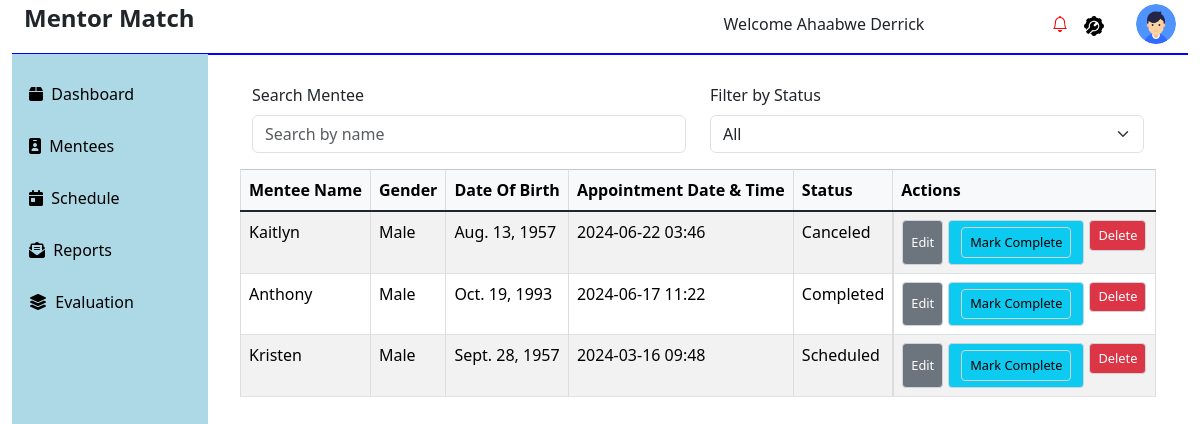
The page /schedule/ (signed in) on the database as committed earlier.
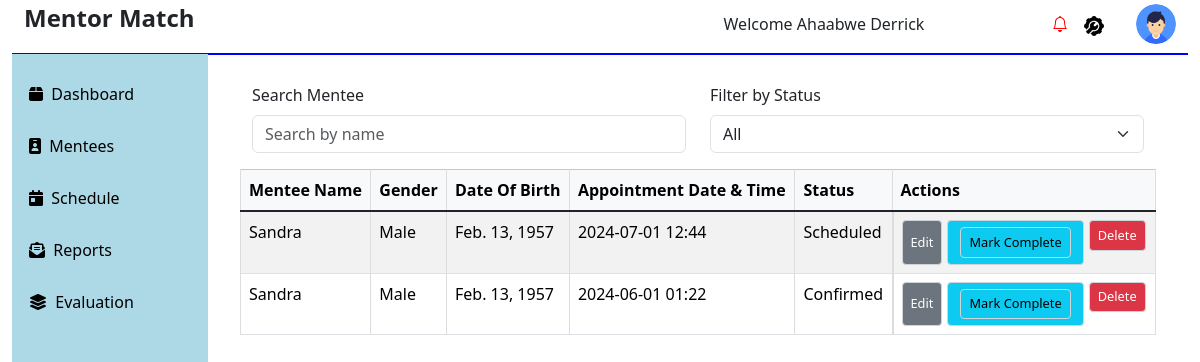
The same page on the database as committed later.
### admin_mentor_app/models.py (models this page shows)
class User(AbstractBaseUser, PermissionsMixin):
    first_name = models.CharField(max_length=100)
    last_name = models.CharField(max_length=100)
    email = models.EmailField(unique=True)
    gender = models.CharField(max_length=10)
    nationality = models.CharField(max_length=50)
    dob = models.DateField(null=True, blank=True)  # Allow null values
    password = models.CharField(max_length=100)
    telephone = models.CharField(max_length=15)
    bio = models.CharField(max_length=250, null=True)
    dob = models.DateField()
    address = models.CharField(max_length=255)  # Added max_length
    telephone = models.CharField(max_length=50)
    expertise = models.CharField(max_length=255, null=True, blank=True)
    availability = models.CharField(max_length=15, null=True, blank=True)
    role_choices = [
        ("1", "Admin"),
        ("2", "Mentor"),
        ("3", "Mentee"),
    ]
    role = models.CharField(max_length=1, choices=role_choices)
    profile_picture = models.ImageField(
        upload_to="profile_pictures/", blank=True, null=True
    )
    id = models.AutoField(primary_key=True)
    last_login = models.DateTimeField(default=timezone.now)  # Added field
    is_active = models.BooleanField(default=True)  # Added field
    is_staff = models.BooleanField(default=False)  # Added field
    USERNAME_FIELD = 'email'
    REQUIRED_FIELDS = ['first_name', 'last_name']  # Fields required for creating a user
    objects = CustomUserManager()
    USERNAME_FIELD = "email"
    REQUIRED_FIELDS = ["first_name", "last_name"]
    def __str__(self):
        return f"{self.first_name} {self.last_name}, {self.email}, {self.role}"

class Schedule(models.Model):
    mentor = models.ForeignKey(
        User, related_name="mentor_schedules", on_delete=models.CASCADE
    )
    mentee = models.ForeignKey(
        User, related_name="mentee_schedules", on_delete=models.CASCADE
    )
    session_date = models.DateTimeField()
    status_choices = [
        ("scheduled", "Scheduled"),
        ("confirmed", "Confirmed"),
        ("completed", "Completed"),
        ("canceled", "Canceled"),
    ]
    status = models.CharField(
        max_length=10, choices=status_choices, default="scheduled"
    )
    def __str__(self):
        return f"Schedule: {self.mentor} with {self.mentee} on {self.session_date}, status: {self.status}"

### admin_mentor_app/views.py (the view, shortened to what this page needs)
# urls.py: path("schedule/", views.schedule, name="schedule"),
@login_required
def schedule(request):
    if request.method == 'GET':
        loggedinmentor = request.user.id
        schedules = Schedule.objects.filter(mentor_id=loggedinmentor).select_related('mentee')
        schedule_list = [
            {
                'mentee': schedule.mentee,
                'schedule': schedule
            }
            for schedule in schedules
        ]
        print(schedule_list)
        return render(request, "admin_mentor_app/schedule/schedule.html", {'schedule_list': schedule_list})

### admin_mentor_app/context_processors.py (called while the page is built)
def global_data(request):
    users = User.objects.all()
    mentorship_matches = MentorshipMatch.objects.all()
    messages = Message.objects.all()
    notifications = Notification.objects.all()
    schedules = Schedule.objects.all()
    progress = Progress.objects.all()
    goals = Goals.objects.all()
    evaluations = Evaluation.objects.all()
    unread_notifications = Notification.objects.count()
    notifications = Notification.objects.all()
    return {
        'global_users': users,
        'global_mentorship_matches': mentorship_matches,
        'global_messages': messages,
        'global_notifications': notifications,
        'global_schedules': schedules,
        'global_progress': progress,
        'global_goals': goals,
        'global_evaluations': evaluations,
        'unread_notifications' : unread_notifications,
        'notifications':notifications
    }

### admin_mentor_app/templates/admin_mentor_app/schedule/schedule.html (shortened to what this page needs)
{% extends 'admin_mentor_app/fixed/base.html' %}
{% block content %}
</head>
<body>
    <div class="container table-container">
        <div class="row filter-container">
            <div class="col-md-6 mb-3">
                <label for="searchInput" class="form-label">Search Mentee</label>
                <input type="text" id="searchInput" class="form-control" placeholder="Search by name">
            </div>
            <div class="col-md-6 mb-3">
                <label for="statusFilter" class="form-label">Filter by Status</label>
                <select id="statusFilter" class="form-select">
                    <option value="all">All</option>
                </select>
            </div>
        <table class="table table-bordered table-hover">
            <thead class="table-light">
                <tr>
                    <th>Mentee Name</th>
                    <th>Gender</th>
                    <th>Date Of Birth</th>
                    <th>Appointment Date & Time</th>
                    <th>Status</th>
                    <th>Actions</th>
                </tr>
            </thead>
            <tbody>
                {% for schedule in schedule_list %}
                    <tr data-mentee_id_row="{{ schedule.mentee.id }}" data-schedule_id="{{ schedule.schedule.id }}" data-status="{{ schedule.schedule.status|lower }}">
                        <td>{{ schedule.mentee.first_name }} {{ schedule.last_name }}</td>
                        <td>{{ schedule.mentee.gender }}</td>
                        <td>{{ schedule.mentee.dob }}</td>
                        <td >{{ schedule.schedule.session_date|date:"Y-m-d H:i" }}</td>
                        <td >{{ schedule.schedule.status|title  }}</td>
                        <td class="action-btns">
                            {% if schedule.schedule.session_date  %}
                            <button type="button" class="btn btn-secondary btn-custom" data-bs-toggle="modal" data-bs-target="#scheduleModal" data-mentee-id="{{ schedule.mentee.id }}" data-mentee-name="{{ schedule.mentee.full_name }}">Edit</button>
                            <a href="{% url 'mark_complete' schedule.schedule.id %}" class="btn btn-info btn-custom">
                                <button type="button" class="btn btn-info btn-custom">Mark Complete</button>
                            </a>
                            {% else %}
                                <button type="button" class="btn btn-primary btn-custom" data-bs-toggle="modal" data-bs-target="#scheduleModal" data-mentee-id="{{ schedule.mentee.id }}" data-mentee-name="{{ schedule.mentee.full_name }}">Schedule</button>
                            {% endif %}
                            <form method="POST" action="{% url 'delete_appointment' schedule.schedule.id %}" style="display: inline;">
                                <button type="submit" class="btn btn-danger btn-custom">Delete</button>
                            </form>
                        </td>
                    </tr>
                {% endfor %}
            </tbody>
        </table>
    </div>
{% endblock %}

Rows that differ between the two databases and show on the page:
no longer on this page (row edited): User: mentee.first_name "Kaitlyn", mentee.gender "Male", mentee.dob "Aug. 13, 1957", schedule.session_date "2024-06-22 03:46", schedule.status "Canceled"
no longer on this page (row edited): User: mentee.first_name "Anthony", mentee.gender "Male", mentee.dob "Oct. 19, 1993", schedule.session_date "2024-06-17 11:22", schedule.status "Completed"
no longer on this page (row edited): User: mentee.first_name "Kristen", mentee.gender "Male", mentee.dob "Sept. 28, 1957", schedule.session_date "2024-03-16 09:48", schedule.status "Scheduled"
now on this page (row edited): User: mentee.first_name "Sandra", mentee.gender "Male", mentee.dob "Feb. 13, 1957", schedule.session_date "2024-07-01 12:44", schedule.status "Scheduled", schedule.session_date "2024-06-01 01:22", schedule.status "Confirmed"
